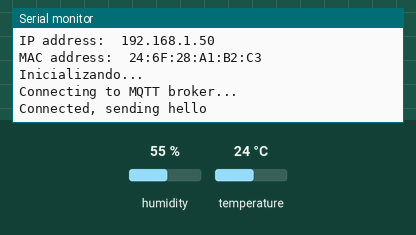
This program was run on a simulated ESP8266 (NodeMCU). Parts: the last lines printed to the serial monitor. The test bench sets the inputs (shaded band); at power-on: humidity 55 %, temperature 24 °C. WiFi joins after 1.5 s; servers stay silent unless stated; no MQTT or app messages arrive unless stated.

Above: at 2.7 s.
2.8 s: humidity set to 22 %
At 5.3 s:
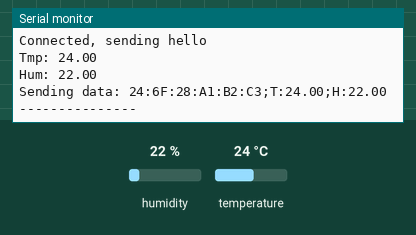
7.3 s: temperature set to 12 °C
At 8.3 s:
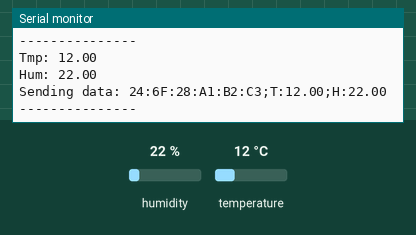
11.8 s: humidity set to 40 %
At 14.3 s:
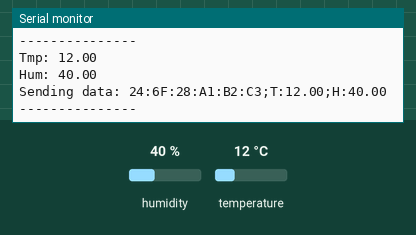

Measured:
- after the input at 2.8 s, the serial monitor: prints a new line after 1.9 s (image 1)
- after the input at 7.3 s, the serial monitor: prints a new line after 0.42 s (image 2)
- after the input at 11.8 s, the serial monitor: prints a new line after 2.0 s (image 3)

The program:

main.cpp
```cpp
#include <Arduino.h>
#include <ESP8266Wifi.h>
#include <PubSubClient.h>
#include "DHT.h"

#define DHTTYPE DHT11

const uint8_t DHTpin = 2; // GPIO2 / D4

DHT dht(DHTpin, DHTTYPE);

float temperature;
float humidity;
String data = "";

const char *ssid =  "ssid";
const char *pass =  "pass";
const char *mqttServer = "server address";

WiFiClient wifiClient;
PubSubClient mqttClient(wifiClient);


void setup()
{
    // put your setup code here, to run once:
    Serial.begin(9600);
    Serial.println("");

    WiFi.mode(WIFI_STA);
    WiFi.begin(ssid, pass);
    Serial.println("Connecting");
    while (WiFi.status() != WL_CONNECTED) {
        delay(500);
        Serial.print(".");
    }
    WiFi.setAutoReconnect(true);
    WiFi.persistent(false);
    Serial.println("");
    Serial.println("WiFi connected");
    Serial.print("AP:\t");
    Serial.println(WiFi.BSSIDstr());
    Serial.print("IP address:\t");
    Serial.println(WiFi.localIP());
    Serial.print("MAC address:\t");
    Serial.println(WiFi.macAddress());

    Serial.println("Inicializando...");
    mqttClient.setServer(mqttServer, 1883);
    pinMode(DHTpin, INPUT_PULLUP);
    dht.begin();
}

// void sendMsg(const char *data, const char *topic) {
//     mqttClient.publish("casa/temperatura", data);
// }

void connectMqtt() {
    while (!mqttClient.connected()) {
        Serial.println("Connecting to MQTT broker...");
        if (mqttClient.connect(WiFi.macAddress().c_str())) {
            Serial.println("Connected, sending hello");
            data = "";
            data.concat(WiFi.macAddress());
            data.concat(":HELLO");
            mqttClient.publish("casa/hello", data.c_str());
        } else {
            Serial.println("Connection failed, retrying in 5 seconds");
            delay(5000);
        }
    }
}

// String formData(float t, float h) {
//     String a = WiFi.macAddress();
//     a.concat(";T:");
//     a.concat(t);
//     a.concat(";H:");
//     a.concat(h);
//     return a;
// }

void loop()
{

    if (!mqttClient.connected()) {
        connectMqtt();
    }

    // put your main code here, to run repeatedly:
    delay(3000);
    mqttClient.loop();

    temperature = dht.readTemperature(false);
    humidity = dht.readHumidity();

    Serial.print("Tmp: ");
    Serial.println(temperature);
    Serial.print("Hum: ");
    Serial.println(humidity);

    data = "";
    data = WiFi.macAddress();
    data.concat(";T:");
    data.concat(temperature);
    data.concat(";H:");
    data.concat(humidity);
    Serial.print("Sending data: ");
    Serial.println(data);

    mqttClient.publish("casa/temperature", data.c_str());

    Serial.println("");
    Serial.println("---------------");

}
```
